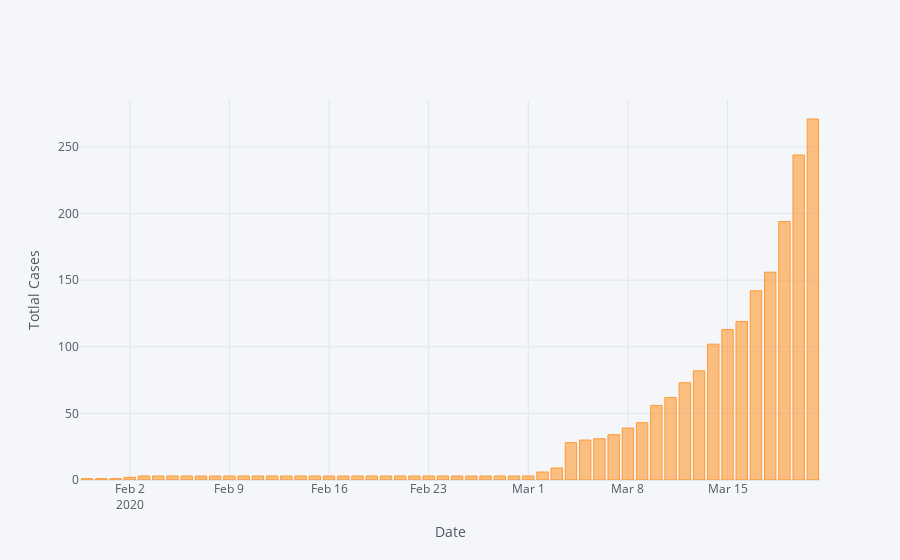

Here is the notebook cell this chart was saved with:
### Code cell
## using plotly
per_day_cases_india.iplot(kind='bar',x='Date',y='Total Cases',xTitle='Date',yTitle='Totlal Cases')

### Figure 1 — Plotly figure (JSON) as saved in the notebook; plotly's stock layout.template omitted (floating-point values rounded to 4 significant figures)
{"data": [{"marker": {"color": "rgba(255, 153, 51, 0.6)", "line": {"color": "rgba(255, 153, 51, 1.0)", "width": 1}}, "name": "Total Cases", "orientation": "v", "text": "", "type": "bar", "x": ["2020-01-30", "2020-01-31", "2020-02-01", "2020-02-02", "2020-02-03", "2020-02-04", "2020-02-05", "2020-02-06", "2020-02-07", "2020-02-08", "2020-02-09", "2020-02-10", "2020-02-11", "2020-02-12", "2020-02-13", "2020-02-14", "2020-02-15", "2020-02-16", "2020-02-17", "2020-02-18", "2020-02-19", "2020-02-20", "2020-02-21", "2020-02-22", "2020-02-23", "2020-02-24", "2020-02-25", "2020-02-26", "2020-02-27", "2020-02-28", "2020-02-29", "2020-03-01", "2020-03-02", "2020-03-03", "2020-03-04", "2020-03-05", "2020-03-06", "2020-03-07", "2020-03-08", "2020-03-09", "2020-03-10", "2020-03-11", "2020-03-12", "2020-03-13", "2020-03-14", "2020-03-15", "2020-03-16", "2020-03-17", "2020-03-18", "2020-03-19", "2020-03-20", "2020-03-21"], "y": [1, 1, 1, 2, 3, 3, 3, 3, 3, 3, 3, 3, 3, 3, 3, 3, 3, 3, 3, 3, 3, 3, 3, 3, 3, 3, 3, 3, 3, 3, 3, 3, 6, 9, 28, 30, 31, 34, 39, 43, 56, 62, 73, 82, 102, 113, 119, 142, 156, 194, 244, 271]}], "layout": {"autosize": true, "legend": {"bgcolor": "#F5F6F9", "font": {"color": "#4D5663"}}, "paper_bgcolor": "#F5F6F9", "plot_bgcolor": "#F5F6F9", "title": {"font": {"color": "#4D5663"}}, "xaxis": {"autorange": true, "gridcolor": "#E1E5ED", "range": ["2020-01-29 12:00", "2020-03-21 12:00"], "showgrid": true, "tickfont": {"color": "#4D5663"}, "title": {"font": {"color": "#4D5663"}, "text": "Date"}, "type": "date", "zerolinecolor": "#E1E5ED"}, "yaxis": {"autorange": true, "gridcolor": "#E1E5ED", "range": [0, 285.3], "showgrid": true, "tickfont": {"color": "#4D5663"}, "title": {"font": {"color": "#4D5663"}, "text": "Totlal Cases"}, "type": "linear", "zerolinecolor": "#E1E5ED"}}}
